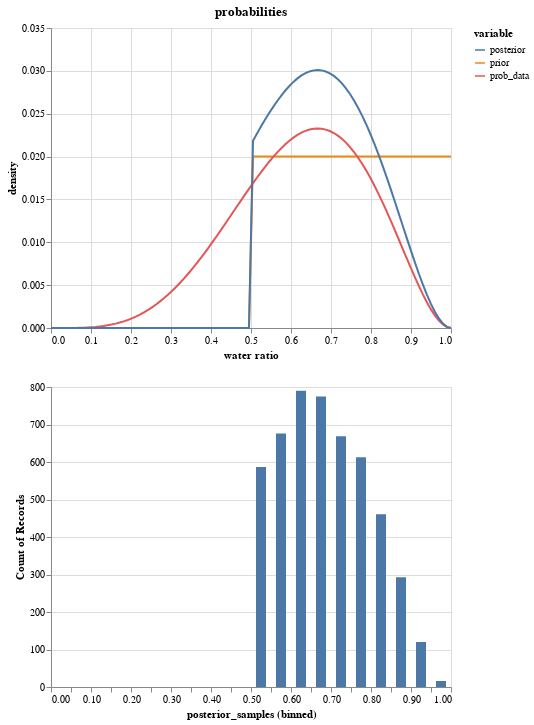

Notebook source saved alongside this figure:
### Code cell
prob_lines = (
    alt.Chart(source, title="probabilities")
    .mark_line()
    .encode(
        alt.X("p_grid", title="water ratio"),
        y="density",
        color="variable",
    )
)

samples_source = pd.DataFrame({"posterior_samples": posterior_samples})
hist = (
    alt.Chart(samples_source)
    .mark_bar(size=10)
    .encode(
        x=alt.X("posterior_samples", bin=alt.BinParams(step=0.05, extent=[0, 1])),
        y="count()",
    )
)

alt.vconcat(prob_lines, hist)

### Figure 1 — Vega-Lite specification as saved in the notebook (floating-point values rounded to 4 significant figures; data arrays with more than 128 entries replaced by an {"elided": "..."} marker saying what was removed)
{"config": {"view": {"continuousWidth": 400, "continuousHeight": 300}}, "vconcat": [{"data": {"name": "data-6dccbff15f3f87d37d6490e061147138"}, "mark": "line", "encoding": {"color": {"field": "variable", "type": "nominal"}, "x": {"field": "p_grid", "title": "water ratio", "type": "quantitative"}, "y": {"field": "density", "type": "quantitative"}}, "title": "probabilities"}, {"data": {"name": "data-98c4d16c9ee77b7e6d83eb7712059e47"}, "mark": {"type": "bar", "size": 10}, "encoding": {"x": {"bin": {"extent": [0, 1], "step": 0.05}, "field": "posterior_samples", "type": "quantitative"}, "y": {"aggregate": "count", "type": "quantitative"}}}], "$schema": "https://vega.github.io/schema/vega-lite/v4.17.0.json", "datasets": {"data-6dccbff15f3f87d37d6490e061147138": {"elided": "300 records"}, "data-98c4d16c9ee77b7e6d83eb7712059e47": {"elided": "5000 records"}}}
